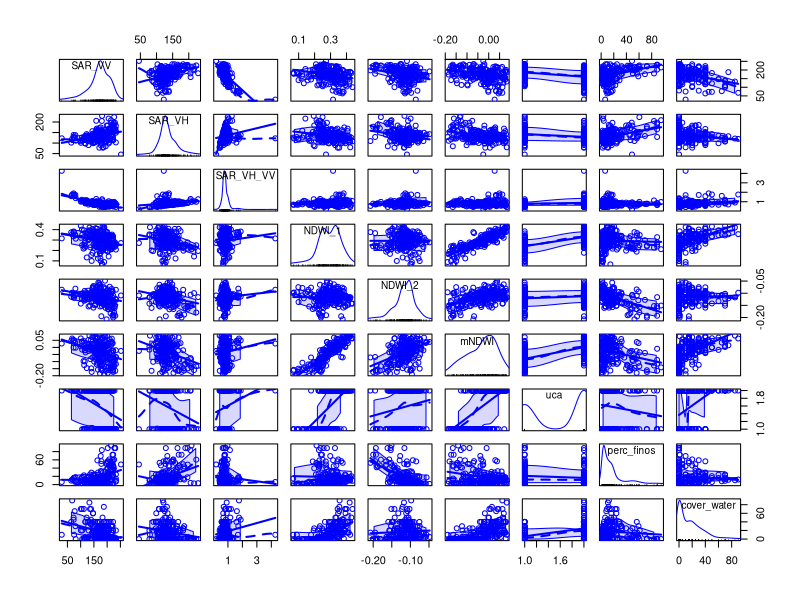
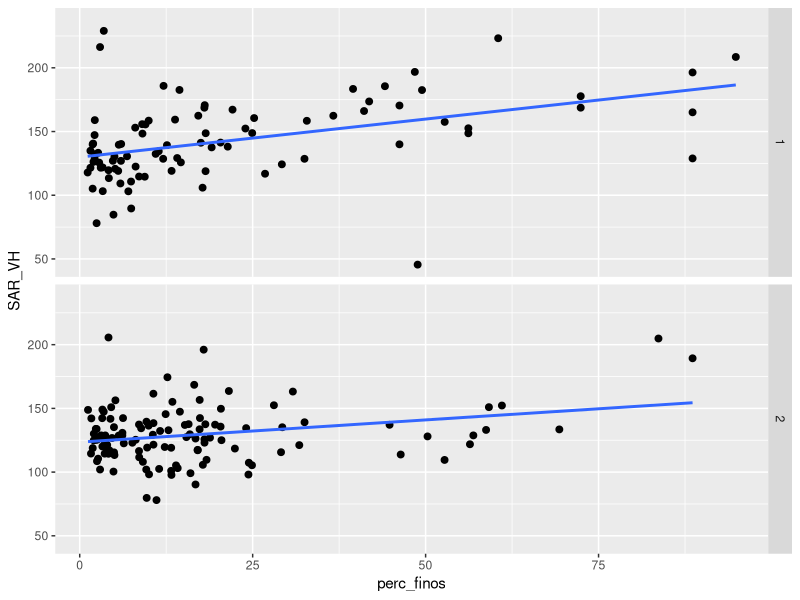
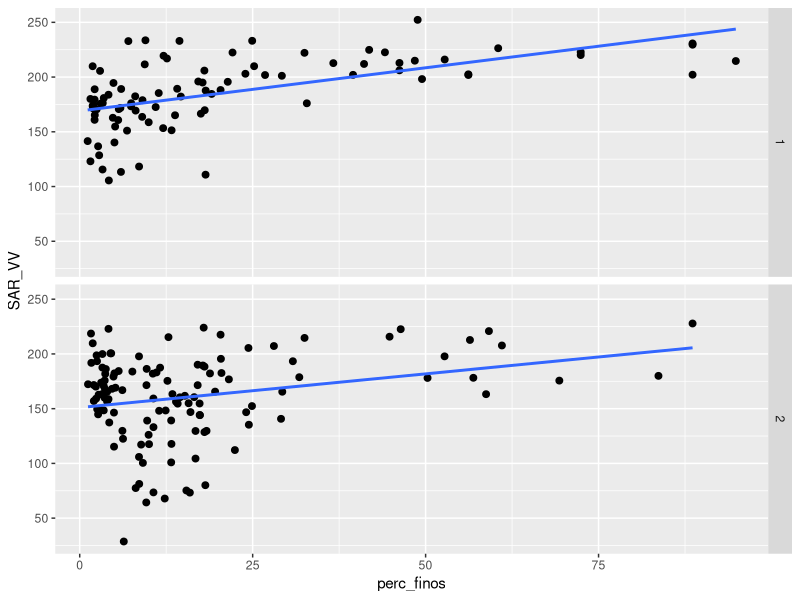
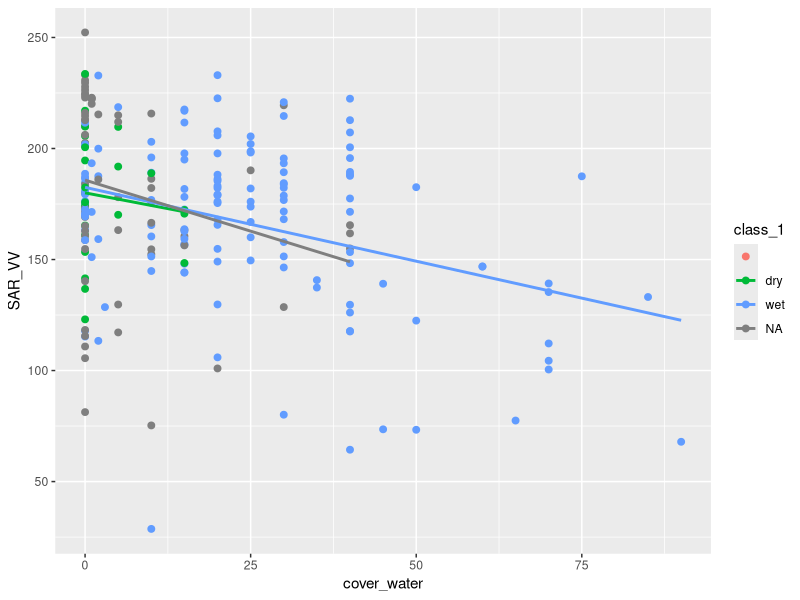
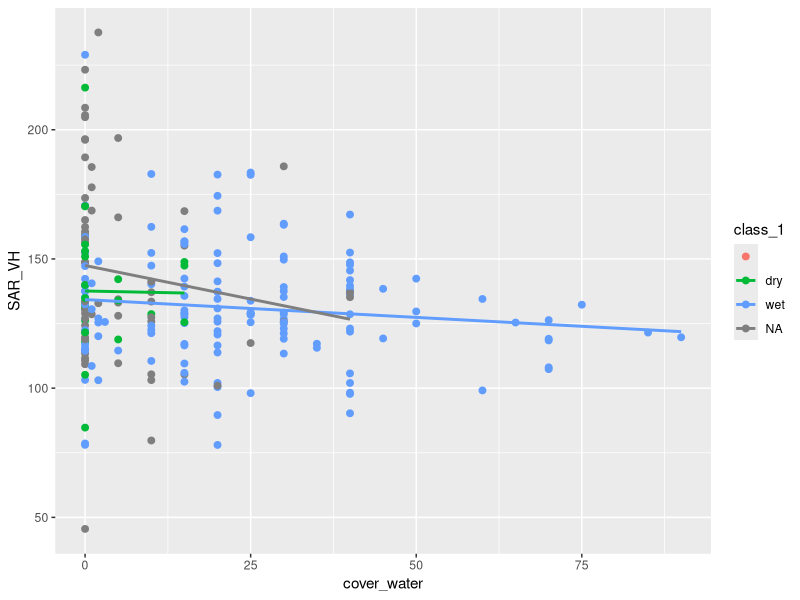
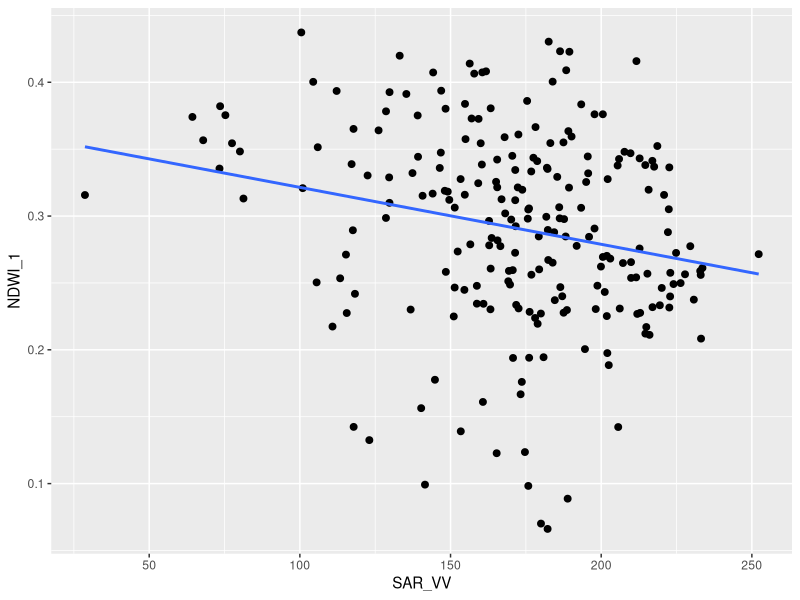
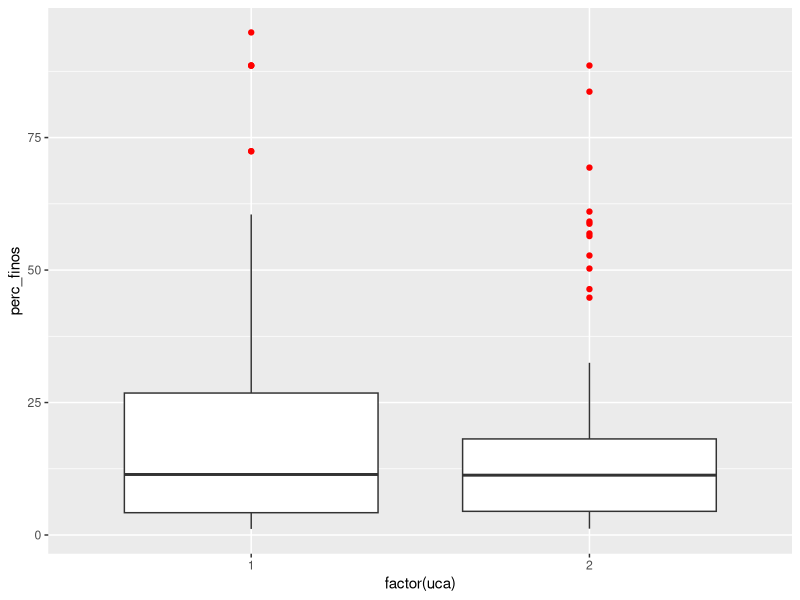
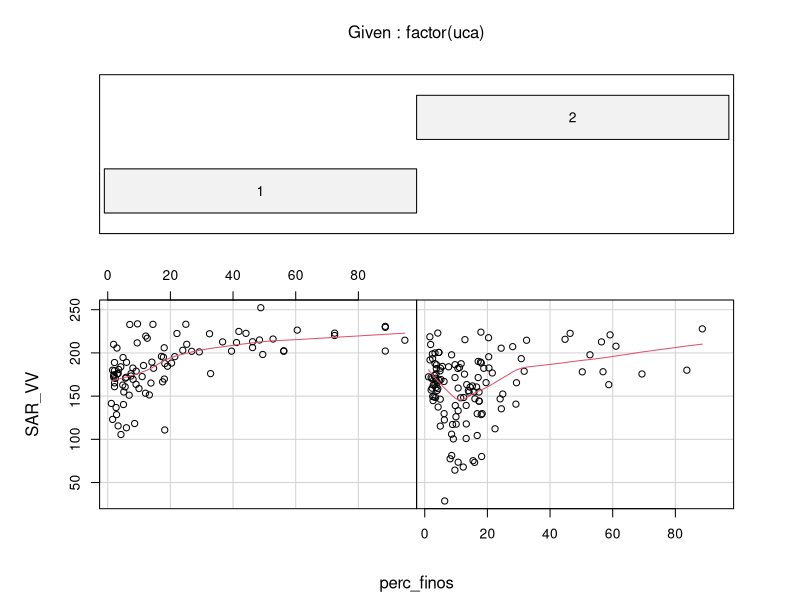

The R source for these figures, in order:
setwd("D:/Work/FCUL/Doutoramento/R/Mapping_coastal_Habitats_Guinea_Bissau/Github/Map_InterSedim_Bijagos")
rm(list=ls())
graphics.off()

##load packages
packs<-c("ggplot2","cluster","reshape","GGally","car")
lapply(packs,require,character.only=T)

##load data base created from script Intertidaç_class1
df<-read.table("./Data_in/DF_ex.csv",header=T,sep=";")
str(df)

#ggpairs(df[,c(2:5,15,20:32)],lower = list(continuous="smooth_loess"))
## Compute NDWI and mNDWI

df$NDWI_1<-(df$B08_10-df$B12_10)/(df$B08_10+df$B12_10)
df$NDWI_2<-(df$B03_10-df$B08_10)/(df$B03_10+df$B08_10)
df$mNDWI<-(df$B03_10-df$B11_10)/(df$B03_10+df$B11_10)
df$SAR_VH_VV<-(df$SAR_VH/df$SAR_VV)

scatterplotMatrix(~SAR_VV+SAR_VH+SAR_VH_VV+NDWI_1+NDWI_2+mNDWI+uca+perc_finos+cover_water,data=df,smoother=F)


##SAR vs perc finos
ggplot(df[!is.na(df$uca),],aes(x=perc_finos,y=SAR_VH))+
  geom_point(size=2)+
  geom_smooth(method=lm,se=F)+
  facet_grid(uca[!is.na(uca)]~ .)

ggplot(df[!is.na(df$uca),],aes(x=perc_finos,y=SAR_VV))+
  geom_point(size=2)+
  geom_smooth(method=lm,se=F)+
  facet_grid(uca[!is.na(uca)]~ .)


## SAR vs water cover
ggplot(df,aes(x=cover_water,y=SAR_VV,col=class_1))+
  geom_point(size=2)+
  geom_smooth(method=lm,se=F)

ggplot(df,aes(x=cover_water,y=SAR_VH,col=class_1))+
  geom_point(size=2)+
  geom_smooth(method=lm,se=F)


## NDWI vs water cover
ggplot(df,aes(x=SAR_VV,y=NDWI_1))+
  geom_point(size=2)+
  geom_smooth(method=lm,se=F)


cor.test(df$NDWI_1,df$SAR_VV)


## uca vs finos
ggplot(df[!is.na(df$uca),],aes(x=factor(uca),y=perc_finos))+
  geom_boxplot(outlier.color = "red")



## check interactions between uca and grain size: no apparent interactions, slopes similar 
coplot(SAR_VV~perc_finos|factor(uca),panel=panel.smooth,
       number=2,overlap=0,rows=1,data=df)


# statistics: 

## Granulometria

### Perc finos tem efeito significativo no sinal de SAR VV, assim como a presença de uca. Não há interaçao entre uca e finos...
x<-lm(SAR_VV~perc_finos*factor(uca),data=df[-193,])
summary(x)
anova(x)
par(mfrow=c(2,2))
plot(x)
outlierTest(x)
avPlots(x)


### Também efeito significativo de perc finos tb no SAR VH, mas não de uca. Nao há interacção
x1<-lm(SAR_VH~perc_finos*factor(uca),data=df)
summary(x1)
anova(x1)

### nao significativo, uca marginalmente significativo
x2<-lm(SAR_VH_VV~factor(uca)*perc_finos,data=df)
summary(x2)
anova(x2)


## Moisture

y<-lm(SAR_VV~cover_water,data=df)
summary(y)
anova(y)

y1<-lm(SAR_VH~cover_water,data=df)
summary(y1)
anova(y1)

y2<-lm(SAR_VH_VV~cover_water,data=df)
summary(y2)
anova(y2)

y3<-lm(NDWI_1~SAR_VV,data=df)
summary(y3)
anova(y3)




